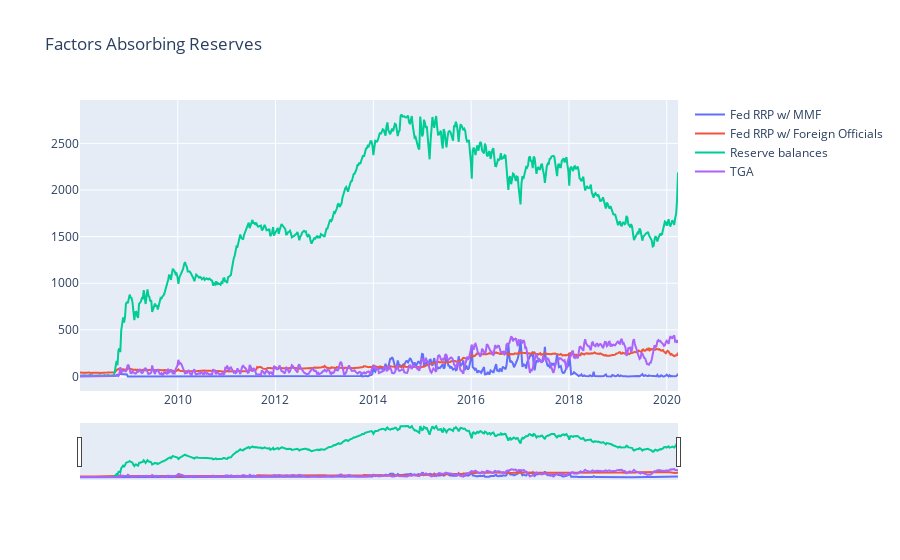

Notebook source saved alongside this figure:
### Code cell
df = H4_avg['2008':].copy()
ts_plot(
    df,
    df.index,
    ['fedrrp_mmf','fedrrp_fo','res_bal','tga'],
    ['Fed RRP w/ MMF','Fed RRP w/ Foreign Officials','Reserve balances','TGA'],
    'Factors Absorbing Reserves'
)

### Figure 1 — Plotly figure (JSON) as saved in the notebook; plotly's stock layout.template omitted (floating-point values rounded to 4 significant figures; data arrays with more than 128 entries replaced by an {"elided": "..."} marker saying what was removed)
{"data": [{"name": "Fed RRP w/ MMF", "type": "scatter", "x": {"elided": "639 str values"}, "y": {"elided": "639 float values"}}, {"name": "Fed RRP w/ Foreign Officials", "type": "scatter", "x": {"elided": "639 str values"}, "y": {"elided": "639 float values"}}, {"name": "Reserve balances", "type": "scatter", "x": {"elided": "639 str values"}, "y": {"elided": "639 float values"}}, {"name": "TGA", "type": "scatter", "x": {"elided": "639 str values"}, "y": {"elided": "639 float values"}}], "layout": {"title": {"text": "Factors Absorbing Reserves"}, "xaxis": {"rangeslider": {"visible": true}}}}
